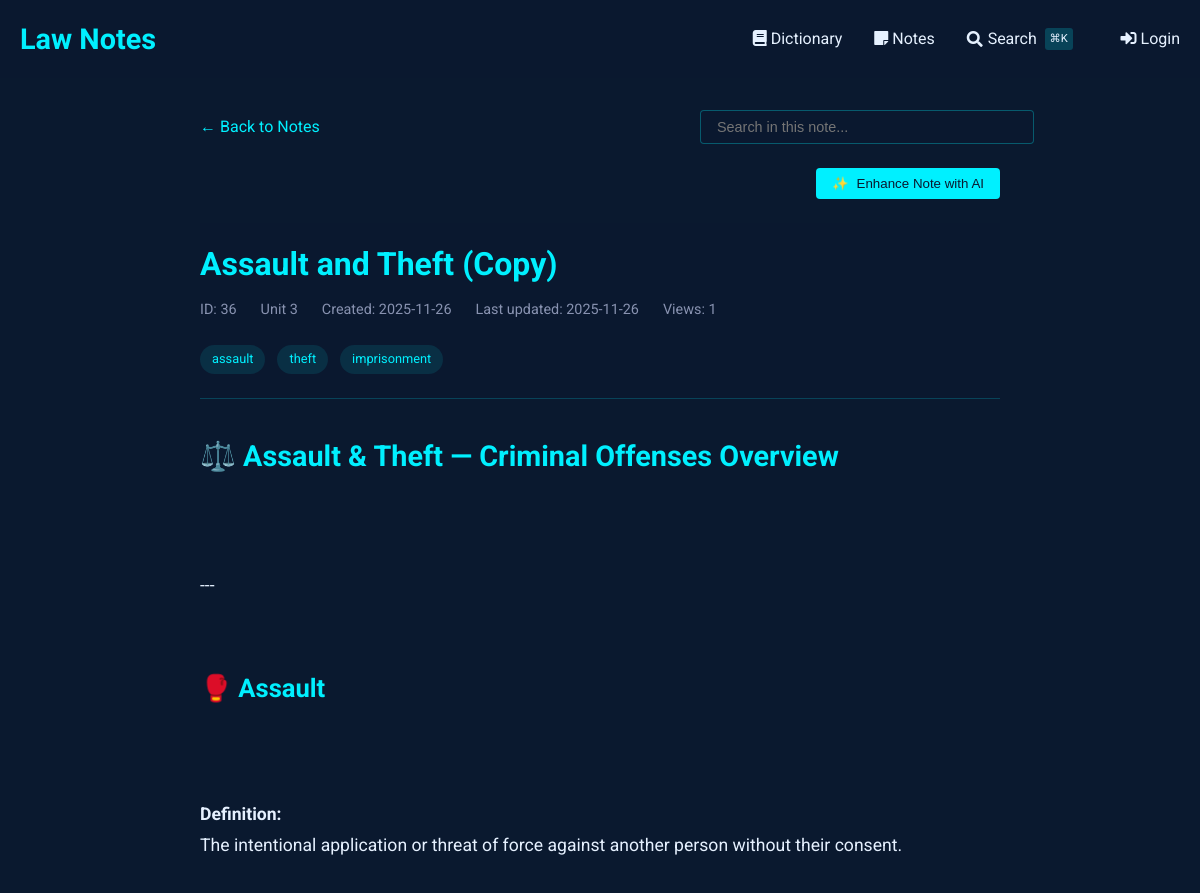
The page /notes/view/36 (upper part) on the database as committed earlier.
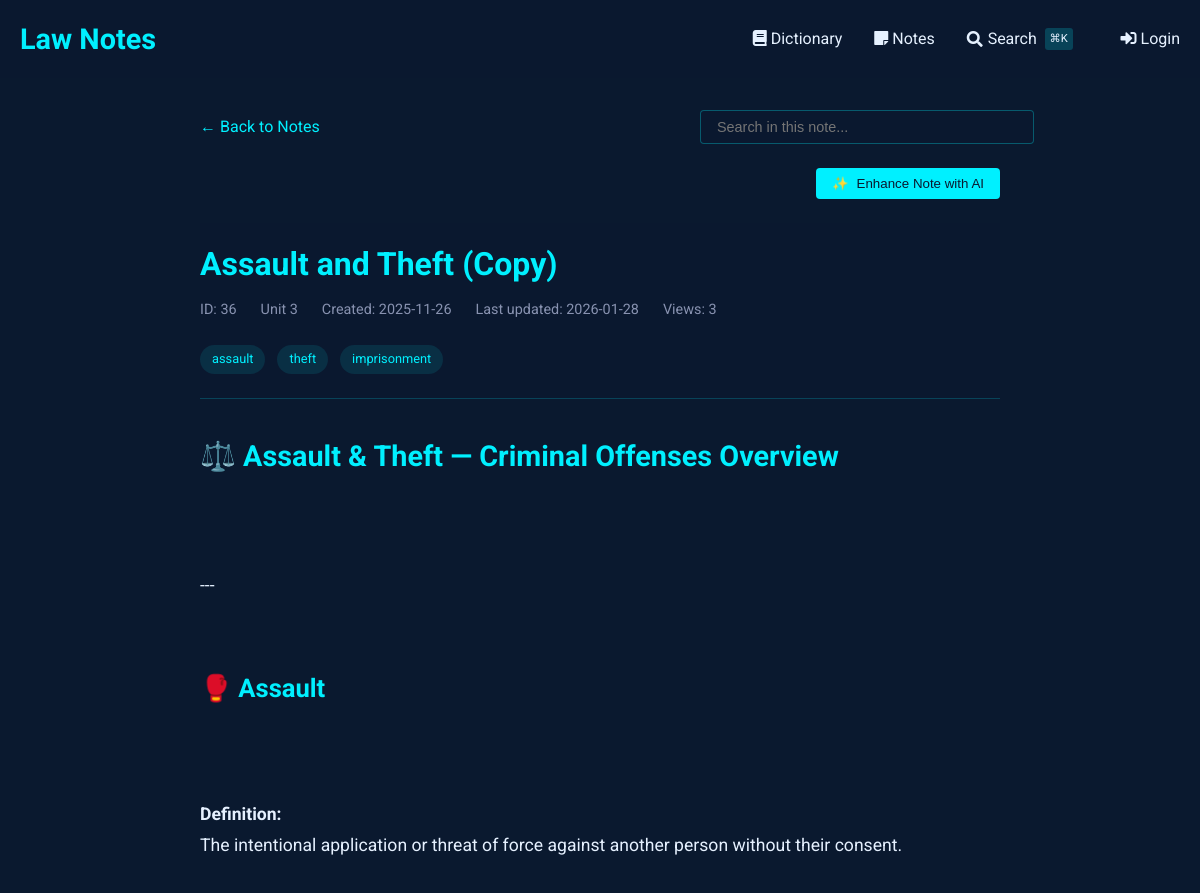
The same page on the database as committed later.
### tables this page shows
CREATE TABLE notes (
    id INTEGER PRIMARY KEY AUTOINCREMENT,
    title TEXT NOT NULL,                -- short title for the note
    content TEXT NOT NULL,              -- the full note text
    unit_number INTEGER,                -- optional: to group with course units
    tags TEXT,                          -- comma-separated or JSON for filtering/search
    related_entries TEXT,               -- store glossary ids (e.g., "1,4,5") for cross-linking
    created_at TIMESTAMP DEFAULT CURRENT_TIMESTAMP,
    last_updated TIMESTAMP DEFAULT CURRENT_TIMESTAMP,
    views INTEGER DEFAULT 0,            -- track popularity
    is_favorite BOOLEAN DEFAULT 0,      -- quick flag for starred notes
    comments TEXT                       -- optional: your own thoughts or annotations
, has_worksheet BOOLEAN DEFAULT 0);

### notes_routes.py (the view, shortened to what this page needs)
@notes_bp.route('/view/<int:note_id>')
def view_note(note_id):
    db = SQL("sqlite:///notes.db")
    note = db.execute("""
        SELECT *,
               strftime('%Y-%m-%d', created_at) as created_date,
               strftime('%Y-%m-%d', last_updated) as last_updated
        FROM notes
        WHERE id = :id
    """, id=note_id)
    if not note:
        abort(404)
    note = note[0]
    db.execute("""
        UPDATE notes
        SET views = COALESCE(views, 0) + 1
        WHERE id = :id
    """, id=note_id)
    content = note['content']
    content = re.sub(r'^# (.*?)$', r'<h1>\1</h1>', content, flags=re.MULTILINE)
    content = re.sub(r'^## (.*?)$', r'<h2>\1</h2>', content, flags=re.MULTILINE)
    content = re.sub(r'^### (.*?)$', r'<h3>\1</h3>', content, flags=re.MULTILINE)
    content = re.sub(r'\*\*(.*?)\*\*', r'<strong>\1</strong>', content)
    content = re.sub(r'\*(.*?)\*', r'<em>\1</em>', content)
    content = re.sub(r'^\s*[-*] (.*?)$', r'<li>\1</li>', content, flags=re.MULTILINE)
    content = re.sub(r'(<li>.*</li>)', r'<ul>\1</ul>', content, flags=re.DOTALL)
    content = re.sub(r'^> (.*?)$', r'<blockquote>\1</blockquote>', content, flags=re.MULTILINE)
    content = content.replace('\n', '<br>')
    content = re.sub(
        r'<aside>\s*💡\s*(.*?)\s*</aside>',
        r'<div class="callout"><div class="callout-emoji">💡</div><div class="callout-content">\1</div></div>',
        content,
        flags=re.DOTALL
    )
    sections = re.split(r'(<h[1-3]>.*?</h[1-3]>)', content)
    processed_sections = []
    for i, section in enumerate(sections):
        if section.startswith('<h'):
            processed_sections.append(section)
        elif section.strip():
            if not any(tag in section for tag in ['<p>', '<ul>', '<ol>', '<blockquote>', '<div class="callout">']):
                section = f'<p>{section}</p>'
            processed_sections.append(section)
    processed_content = '\n'.join(processed_sections)
    related_entries = []
    worksheet_images = []
    if note.get('has_worksheet'):
        worksheet_images = get_worksheet_images(note_id)
    return render_template('notes/view.html',
                         note=note,
                         content=processed_content,
                         related_entries=related_entries,
                         worksheet_images=worksheet_images)

### sql.py (called while the page is built, shortened)
def _enable_logging(f):
    import logging
    import functools
    import os
    @functools.wraps(f)
    def decorator(*args, **kwargs):
        try:
            import flask
        except ModuleNotFoundError:
            return f(*args, **kwargs)
        disabled = logging.getLogger("cs50").disabled
        if flask.current_app and os.getenv("FLASK_ENV") == "development":
            logging.getLogger("cs50").disabled = False
        try:
            return f(*args, **kwargs)
        finally:
            logging.getLogger("cs50").disabled = disabled
    return decorator

def _parse_placeholder(token):
    import re
    import sqlparse
    if (
        not isinstance(token, sqlparse.sql.Token)
        or token.ttype != sqlparse.tokens.Name.Placeholder
    ):
        raise TypeError()
    if token.value == "?":
        return "qmark", None
    matches = re.search(r"^:([1-9]\d*)$", token.value)
    if matches:
        return "numeric", int(matches.group(1)) - 1
    matches = re.search(r"^:([a-zA-Z]\w*)$", token.value)
    if matches:
        return "named", matches.group(1)

    def __del__(self):
        self._disconnect()

    def _disconnect(self):
        if hasattr(_data, self._name()):
            getattr(_data, self._name()).close()
            delattr(_data, self._name())

    def _name(self):
        return str(hash(self))

        def connect(dbapi_connection, connection_record):
            try:
                if isinstance(
                    dbapi_connection, sqlite3.Connection
                ):  # If back end is sqlite
                    cursor = dbapi_connection.cursor()
                    cursor.execute("PRAGMA foreign_keys=ON")
                    cursor.close()
            except:
                pass

### templates/notes/view.html (shortened to what this page needs)
{% extends "notes/base.html" %}
{% block content %}
<div class="container" style="max-width: 800px; margin: 0 auto;">
    <div style="margin-bottom: 1.5rem; display: flex; justify-content: space-between; align-items: center; flex-wrap: wrap; gap: 1rem;">
        <a href="{{ url_for('notes.index') }}" style="color: var(--primary); text-decoration: none; display: inline-flex; align-items: center;">
            ← Back to Notes
        </a>
        <div class="search-container" style="position: relative; max-width: 300px; width: 100%;">
            <input type="text" id="noteSearch" placeholder="Search in this note..."
                   style="width: 100%; padding: 0.5rem 1rem; background: rgba(10, 25, 47, 0.7);
                          border: 1px solid rgba(0, 240, 255, 0.3); border-radius: 4px;
                          color: #e6f1ff; font-size: 0.9rem;">
        </div>
    </div>
    <div id="enhanceControls" style="margin-bottom: 1.5rem; display: flex; justify-content: flex-end; gap: 1rem;">
        <button id="enhanceNoteBtn" class="btn btn-primary" style="background: var(--primary); color: #0a192f; border: none; padding: 0.5rem 1rem; border-radius: 4px; cursor: pointer; font-weight: 500; display: flex; align-items: center; gap: 0.5rem;">
            <span id="enhanceIcon">✨</span> Enhance Note with AI
        </button>
    </div>
    <article class="note">
        <header class="note-header">
            <h1 class="note-title">
                {{ note.title }}
            </h1>
            <div class="note-meta">
                <span>ID: {{ note.id }}</span>
                {% if note.unit_number %}
                <span>Unit {{ note.unit_number }}</span>
                {% endif %}
                <span>Created: {{ note.created_date }}</span>
                <span>Last updated: {{ note.last_updated }}</span>
                <span>Views: {{ note.views or 0 }}</span>
            </div>
            {% if note.tags %}
            <div class="note-tags" style="margin-top: 1rem;">
                {% for tag in note.tags.split(',') %}
                    <span class="tag">{{ tag.strip() }}</span>
                {% endfor %}
            </div>
            {% endif %}
        </header>
        <div class="note-content">
            {{ content|safe }}
        </div>
    </article>
</div>
{% endblock %}

### templates/notes/base.html (shortened to what this page needs)
{% extends "dictionary/base.html" %}

### templates/dictionary/base.html (shortened to what this page needs)
<!DOCTYPE html>
<html lang="en">
<head>
    <link href="https://cdnjs.cloudflare.com/ajax/libs/font-awesome/5.15.4/css/all.min.css" rel="stylesheet">
</head>
<body>
    <header>
        <div class="container">
            <div class="header-content">
                <a href="{{ url_for('dictionary.index') }}" class="logo">Law Notes</a>
                <nav class="nav-links">
                    <a href="{{ url_for('dictionary.index') }}" class="nav-link">
                        <i class="fas fa-book"></i> Dictionary
                    </a>
                    <a href="{{ url_for('notes.index') }}" class="nav-link">
                        <i class="fas fa-sticky-note"></i> Notes
                    </a>
                    <a href="{{ url_for('search') }}" class="nav-link" style="display: flex; align-items: center; gap: 0.3rem;">
                        <i class="fas fa-search"></i>
                        <span>Search</span>
                        <span style="font-size: 0.7rem; background: rgba(0, 240, 255, 0.2); padding: 0.1rem 0.3rem; border-radius: 3px; margin-left: 0.2rem;">⌘K</span>
                    </a>
                    {% if session.get("name") %}
                    <a href="{{ url_for('dictionary.add_entry') }}" class="nav-link" style="margin-left: 1rem;">
                        <i class="fas fa-plus"></i> Add Entry
                    </a>
                    <a href="/auth/logout" class="nav-link">
                        <i class="fas fa-sign-out-alt"></i> Logout
                    </a>
                    {% else %}
                    <a href="/auth/login" class="nav-link" style="margin-left: 1rem;">
                        <i class="fas fa-sign-in-alt"></i> Login
                    </a>
                    {% endif %}
                </nav>
            </div>
        </div>
    </header>
    <main class="container" style="padding: 2rem 0;">
        {% block content %}{% endblock %}
    </main>
</body>
</html>

### templates/dictionary/base.html (style rules this page uses)
:root { --primary: #00f0ff; --bg-dark: #0a192f; --text: #e6f1ff; --success: #2ecc71; --error: #e74c3c; }
body { font-family: 'Roboto', sans-serif; background-color: var(--bg-dark); color: var(--text); line-height: 1.6; margin: 0; padding: 0; }
.container { max-width: 1200px; margin: 0 auto; padding: 0 20px; }
header { background: rgba(10, 25, 47, 0.9); padding: 1rem 0; }
.header-content { display: flex; justify-content: space-between; align-items: center; }
.logo { font-family: 'Orbitron', sans-serif; font-size: 1.8rem; color: var(--primary); text-decoration: none; font-weight: 700; }
.nav-links { display: flex; gap: 2rem; }
.nav-link { color: var(--text); text-decoration: none; transition: color 0.3s; }
.btn { display: inline-block; padding: 0.6rem 1.5rem; background: var(--primary); color: #000; border: none; border-radius: 4px; cursor: pointer; text-decoration: none; font-weight: 500; transition: all 0.3s; }

### templates/notes/view.html (style rules this page uses)
.note-header { margin-bottom: 2rem; padding-bottom: 1rem; border-bottom: 1px solid rgba(0, 240, 255, 0.2); }
.note-title { color: var(--primary); margin: 0 0 0.5rem 0; font-size: 2rem; font-weight: 700; }
.note-meta { display: flex; gap: 1.5rem; color: #8892b0; font-size: 0.9rem; margin-bottom: 1.5rem; }
.note-content { font-size: 1.1rem; line-height: 1.8; color: #e6f1ff; }
.note-content h1, .note-content h2, .note-content h3, .note-content h4, .note-content h5, .note-content h6 { color: var(--primary); margin-top: 2rem; margin-bottom: 1rem; }
.note-content h1 { font-size: 1.8rem; }
.note-content h2 { font-size: 1.6rem; }
.note-content p { margin: 1.5rem 0; }
.tag { display: inline-block; background: rgba(0, 240, 255, 0.1); color: var(--primary); padding: 0.25rem 0.75rem; border-radius: 20px; font-size: 0.8rem; margin-right: 0.5rem; margin-bottom: 0.5rem; }

Rows that differ between the two databases and show on the page:
changed notes "Assault and Theft (Copy)": views "1" → "3"
Other text that changed with them:
{{ note.last_updated }}: "2025-11-26" → "2026-01-28"
